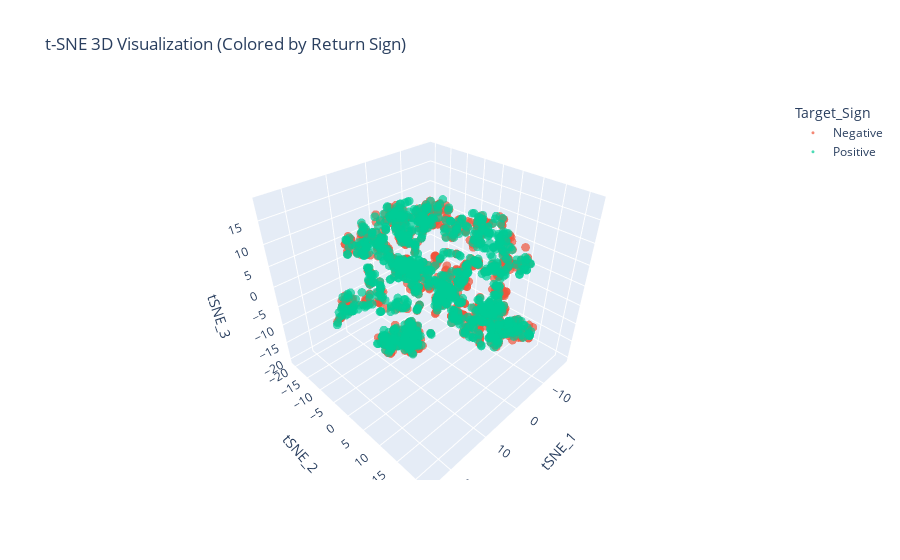
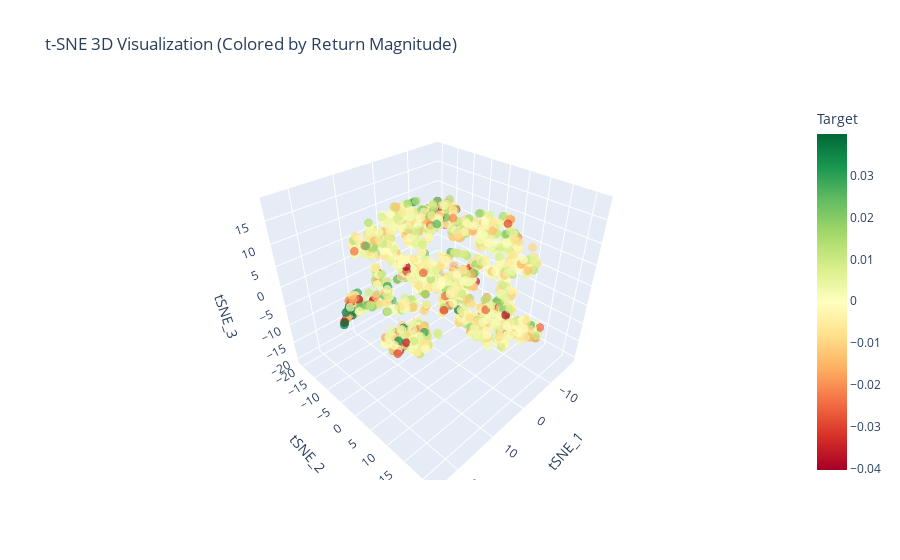
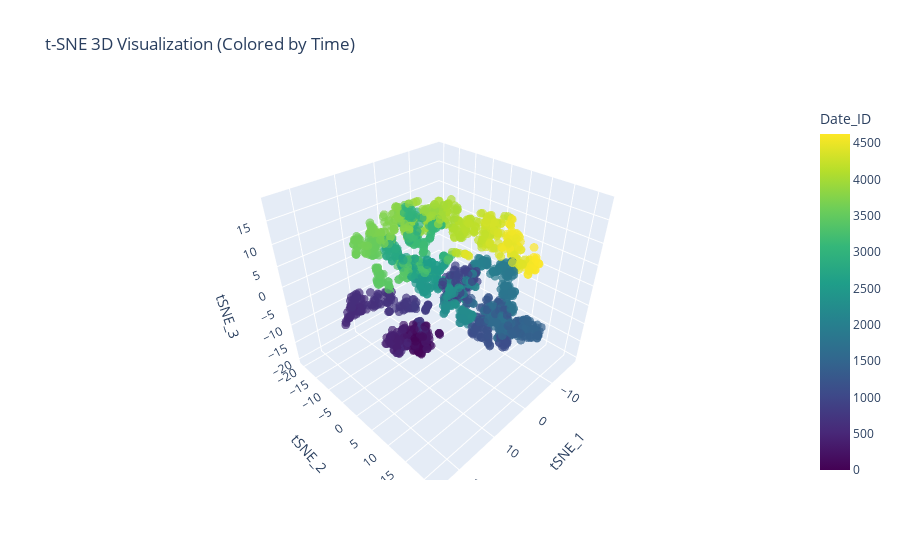

Source (notebook cell) for these figures, in order:
### Code cell
import pandas as pd
import numpy as np
from sklearn.manifold import TSNE
import plotly.express as px
import plotly.graph_objects as go

# 假设 df 已经加载（如果没有，取消下面的注释）
# df = pd.read_csv('../data/hull-tactical-market-prediction/train.csv')

# 选择数值特征（排除 date_id 和目标变量）
feature_cols = [c for c in df.columns if c not in ['date_id', 'forward_returns', 'market_forward_excess_returns']]

# 由于 t-SNE 计算开销大，我们先采样 2000 个样本
sample_size = min(2000, len(df))
df_sample = df.sample(n=sample_size, random_state=42)

# 准备数据：填充 NaN 并标准化
from sklearn.preprocessing import StandardScaler
X = df_sample[feature_cols].fillna(0)
scaler = StandardScaler()
X_scaled = scaler.fit_transform(X)

# 执行 t-SNE（3D）
print("Running t-SNE (this may take a minute)...")
tsne = TSNE(n_components=3, perplexity=30, n_iter=1000, random_state=42, verbose=1)
X_tsne = tsne.fit_transform(X_scaled)

# 创建可视化数据框
df_viz = pd.DataFrame({
    'tSNE_1': X_tsne[:, 0],
    'tSNE_2': X_tsne[:, 1],
    'tSNE_3': X_tsne[:, 2],
    'Target': df_sample['market_forward_excess_returns'].values,
    'Date_ID': df_sample['date_id'].values
})

# 创建目标变量的分类（正收益 vs 负收益）
df_viz['Target_Sign'] = df_viz['Target'].apply(lambda x: 'Positive' if x > 0 else 'Negative')

# 方法1：按目标变量符号着色
fig1 = px.scatter_3d(
    df_viz, 
    x='tSNE_1', y='tSNE_2', z='tSNE_3',
    color='Target_Sign',
    title='t-SNE 3D Visualization (Colored by Return Sign)',
    hover_data=['Target', 'Date_ID'],
    opacity=0.7,
    color_discrete_map={'Positive': '#00CC96', 'Negative': '#EF553B'}
)
fig1.update_traces(marker=dict(size=3))
fig1.show()

# 方法2：按目标变量连续值着色
fig2 = px.scatter_3d(
    df_viz, 
    x='tSNE_1', y='tSNE_2', z='tSNE_3',
    color='Target',
    title='t-SNE 3D Visualization (Colored by Return Magnitude)',
    hover_data=['Date_ID'],
    opacity=0.7,
    color_continuous_scale='RdYlGn'  # 红（负）-> 黄（零）-> 绿（正）
)
fig2.update_traces(marker=dict(size=3))
fig2.show()

# 方法3：按时间着色（看是否有时间聚类）
fig3 = px.scatter_3d(
    df_viz, 
    x='tSNE_1', y='tSNE_2', z='tSNE_3',
    color='Date_ID',
    title='t-SNE 3D Visualization (Colored by Time)',
    hover_data=['Target'],
    opacity=0.7,
    color_continuous_scale='Viridis'
)
fig3.update_traces(marker=dict(size=3))
fig3.show()

print("\n✓ 生成了 3 个 t-SNE 可视化：")
print("  1. 按收益正负着色")
print("  2. 按收益大小着色")
print("  3. 按时间着色")

### Figure 1 — Plotly figure (JSON) as saved in the notebook; plotly's stock layout.template omitted (floating-point values rounded to 4 significant figures; data arrays with more than 128 entries replaced by an {"elided": "..."} marker saying what was removed)
{"data": [{"customdata": {"elided": "935x2 float values"}, "hovertemplate": "Target_Sign=Negative<br>tSNE_1=%{x}<br>tSNE_2=%{y}<br>tSNE_3=%{z}<br>Target=%{customdata[0]}<br>Date_ID=%{customdata[1]}<extra></extra>", "legendgroup": "Negative", "marker": {"color": "#EF553B", "opacity": 0.7, "size": 3, "symbol": "circle"}, "mode": "markers", "name": "Negative", "scene": "scene", "showlegend": true, "type": "scatter3d", "x": {"elided": "935 float values"}, "y": {"elided": "935 float values"}, "z": {"elided": "935 float values"}}, {"customdata": {"elided": "1065x2 float values"}, "hovertemplate": "Target_Sign=Positive<br>tSNE_1=%{x}<br>tSNE_2=%{y}<br>tSNE_3=%{z}<br>Target=%{customdata[0]}<br>Date_ID=%{customdata[1]}<extra></extra>", "legendgroup": "Positive", "marker": {"color": "#00CC96", "opacity": 0.7, "size": 3, "symbol": "circle"}, "mode": "markers", "name": "Positive", "scene": "scene", "showlegend": true, "type": "scatter3d", "x": {"elided": "1065 float values"}, "y": {"elided": "1065 float values"}, "z": {"elided": "1065 float values"}}], "layout": {"legend": {"title": {"text": "Target_Sign"}, "tracegroupgap": 0}, "scene": {"domain": {"x": [0, 1], "y": [0, 1]}, "xaxis": {"title": {"text": "tSNE_1"}}, "yaxis": {"title": {"text": "tSNE_2"}}, "zaxis": {"title": {"text": "tSNE_3"}}}, "title": {"text": "t-SNE 3D Visualization (Colored by Return Sign)"}}}

### Figure 2 — Plotly figure (JSON) as saved in the notebook; plotly's stock layout.template omitted (floating-point values rounded to 4 significant figures; data arrays with more than 128 entries replaced by an {"elided": "..."} marker saying what was removed)
{"data": [{"customdata": {"elided": "2000x1 int values"}, "hovertemplate": "tSNE_1=%{x}<br>tSNE_2=%{y}<br>tSNE_3=%{z}<br>Date_ID=%{customdata[0]}<br>Target=%{marker.color}<extra></extra>", "legendgroup": "", "marker": {"color": {"elided": "2000 float values"}, "coloraxis": "coloraxis", "opacity": 0.7, "size": 3, "symbol": "circle"}, "mode": "markers", "name": "", "scene": "scene", "showlegend": false, "type": "scatter3d", "x": {"elided": "2000 float values"}, "y": {"elided": "2000 float values"}, "z": {"elided": "2000 float values"}}], "layout": {"coloraxis": {"colorbar": {"title": {"text": "Target"}}, "colorscale": [[0, "rgb(165,0,38)"], [0.1, "rgb(215,48,39)"], [0.2, "rgb(244,109,67)"], [0.3, "rgb(253,174,97)"], [0.4, "rgb(254,224,139)"], [0.5, "rgb(255,255,191)"], [0.6, "rgb(217,239,139)"], [0.7, "rgb(166,217,106)"], [0.8, "rgb(102,189,99)"], [0.9, "rgb(26,152,80)"], [1, "rgb(0,104,55)"]]}, "legend": {"tracegroupgap": 0}, "scene": {"domain": {"x": [0, 1], "y": [0, 1]}, "xaxis": {"title": {"text": "tSNE_1"}}, "yaxis": {"title": {"text": "tSNE_2"}}, "zaxis": {"title": {"text": "tSNE_3"}}}, "title": {"text": "t-SNE 3D Visualization (Colored by Return Magnitude)"}}}

### Figure 3 — Plotly figure (JSON) as saved in the notebook; plotly's stock layout.template omitted (floating-point values rounded to 4 significant figures; data arrays with more than 128 entries replaced by an {"elided": "..."} marker saying what was removed)
{"data": [{"customdata": {"elided": "2000x1 float values"}, "hovertemplate": "tSNE_1=%{x}<br>tSNE_2=%{y}<br>tSNE_3=%{z}<br>Target=%{customdata[0]}<br>Date_ID=%{marker.color}<extra></extra>", "legendgroup": "", "marker": {"color": {"elided": "2000 int values"}, "coloraxis": "coloraxis", "opacity": 0.7, "size": 3, "symbol": "circle"}, "mode": "markers", "name": "", "scene": "scene", "showlegend": false, "type": "scatter3d", "x": {"elided": "2000 float values"}, "y": {"elided": "2000 float values"}, "z": {"elided": "2000 float values"}}], "layout": {"coloraxis": {"colorbar": {"title": {"text": "Date_ID"}}, "colorscale": [[0, "#440154"], [0.1111, "#482878"], [0.2222, "#3e4989"], [0.3333, "#31688e"], [0.4444, "#26828e"], [0.5556, "#1f9e89"], [0.6667, "#35b779"], [0.7778, "#6ece58"], [0.8889, "#b5de2b"], [1, "#fde725"]]}, "legend": {"tracegroupgap": 0}, "scene": {"domain": {"x": [0, 1], "y": [0, 1]}, "xaxis": {"title": {"text": "tSNE_1"}}, "yaxis": {"title": {"text": "tSNE_2"}}, "zaxis": {"title": {"text": "tSNE_3"}}}, "title": {"text": "t-SNE 3D Visualization (Colored by Time)"}}}
